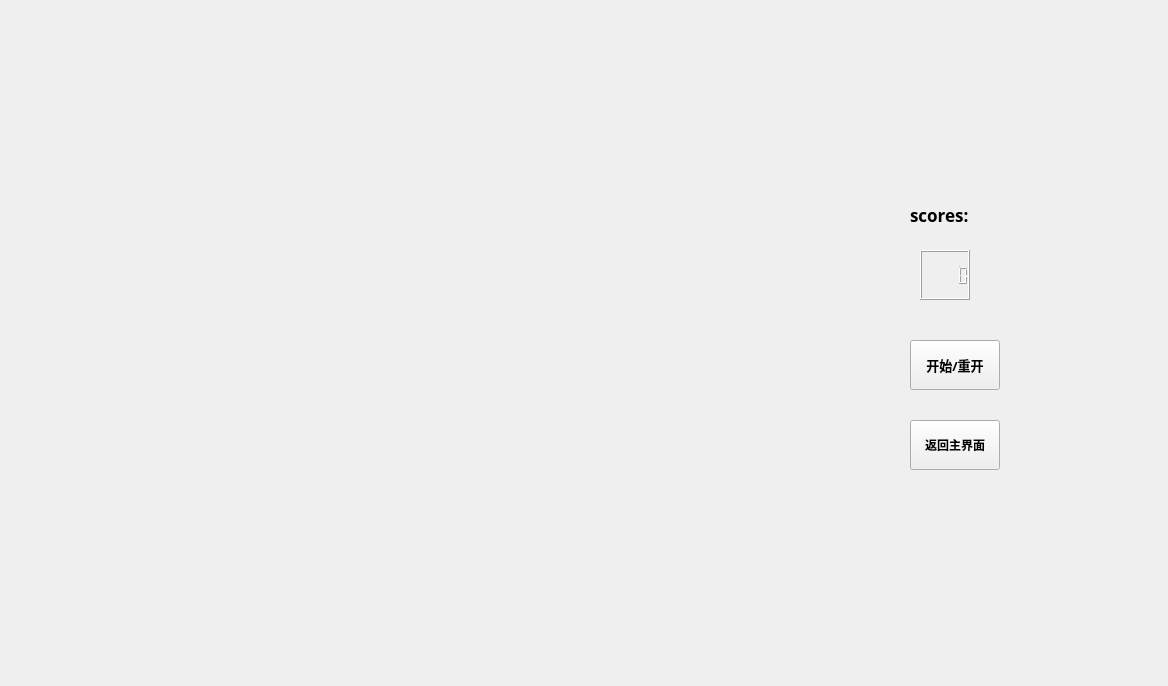
<?xml version="1.0" encoding="UTF-8"?>
<ui version="4.0">
 <class>HardMode</class>
 <widget class="QWidget" name="HardMode">
  <property name="geometry">
   <rect>
    <x>0</x>
    <y>0</y>
    <width>1168</width>
    <height>686</height>
   </rect>
  </property>
  <property name="windowTitle">
   <string>Form</string>
  </property>
  <widget class="QPushButton" name="pushButton_2">
   <property name="geometry">
    <rect>
     <x>910</x>
     <y>340</y>
     <width>90</width>
     <height>50</height>
    </rect>
   </property>
   <property name="font">
    <font>
     <family>华文彩云</family>
     <pointsize>10</pointsize>
     <weight>75</weight>
     <bold>true</bold>
    </font>
   </property>
   <property name="text">
    <string>开始/重开</string>
   </property>
  </widget>
  <widget class="QPushButton" name="pushButton">
   <property name="geometry">
    <rect>
     <x>910</x>
     <y>420</y>
     <width>90</width>
     <height>50</height>
    </rect>
   </property>
   <property name="font">
    <font>
     <family>华文彩云</family>
     <pointsize>9</pointsize>
     <weight>75</weight>
     <bold>true</bold>
    </font>
   </property>
   <property name="focusPolicy">
    <enum>Qt::ClickFocus</enum>
   </property>
   <property name="text">
    <string>返回主界面</string>
   </property>
  </widget>
  <widget class="QLabel" name="label">
   <property name="geometry">
    <rect>
     <x>910</x>
     <y>190</y>
     <width>90</width>
     <height>50</height>
    </rect>
   </property>
   <property name="font">
    <font>
     <family>Broadway</family>
     <pointsize>13</pointsize>
     <weight>75</weight>
     <bold>true</bold>
    </font>
   </property>
   <property name="text">
    <string>scores:</string>
   </property>
  </widget>
  <widget class="QLCDNumber" name="lcdNumber">
   <property name="geometry">
    <rect>
     <x>920</x>
     <y>250</y>
     <width>50</width>
     <height>50</height>
    </rect>
   </property>
   <property name="font">
    <font>
     <pointsize>12</pointsize>
     <weight>75</weight>
     <bold>true</bold>
    </font>
   </property>
  </widget>
  <widget class="QLabel" name="label_2">
   <property name="geometry">
    <rect>
     <x>160</x>
     <y>180</y>
     <width>481</width>
     <height>281</height>
    </rect>
   </property>
   <property name="font">
    <font>
     <family>华文行楷</family>
     <pointsize>70</pointsize>
     <weight>75</weight>
     <bold>true</bold>
    </font>
   </property>
   <property name="text">
    <string/>
   </property>
  </widget>
 </widget>
 <resources/>
 <connections/>
</ui>
